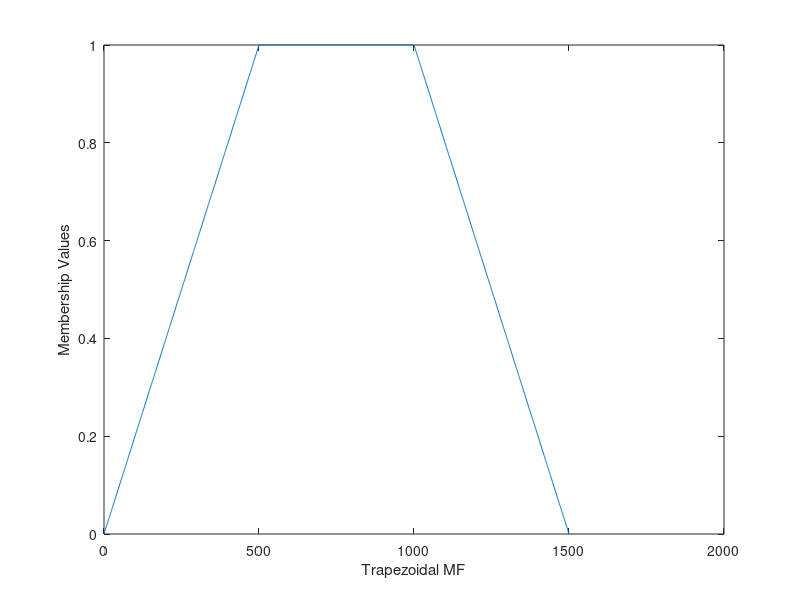

Write MATLAB code to recreate this figure.
x=1:1500;
for(i=1:1500)
    if(i<=500)
        y(i)=(i/500);
    else
        if((i<=1000)&(i>500))
        y(i)=1;
    else
        y(i)=((1500-i)/500);
    end
    end
end
plot(x,y);
xlabel('Trapezoidal MF')
ylabel('Membership Values');